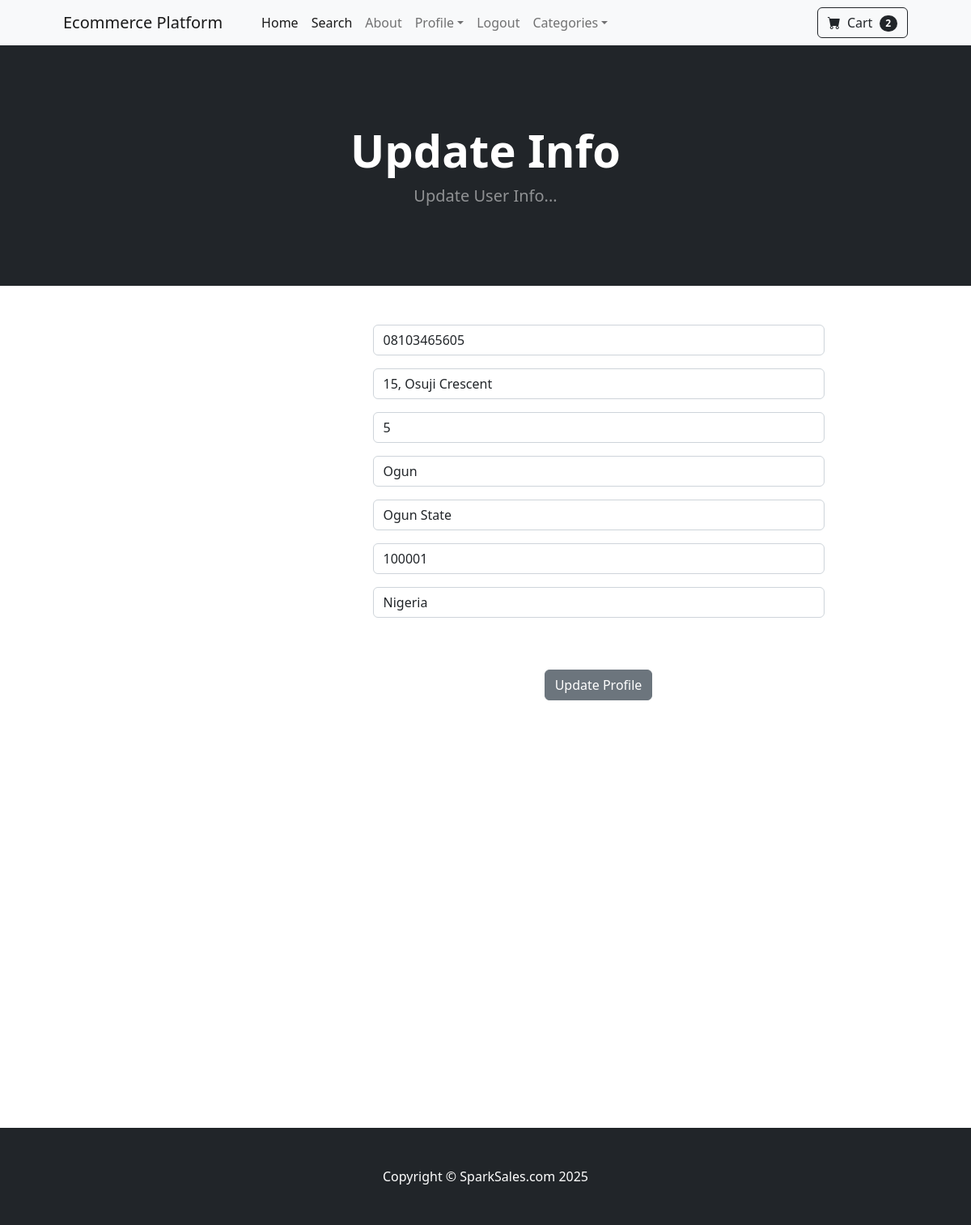
/update_info (signed in), run on the app's committed database.
### store/models.py (models this page shows, shortened)
class Profile(models.Model):
    user = models.OneToOneField(User, on_delete=models.CASCADE)
    phone = models.CharField(max_length=20, blank=True)
    address1 = models.CharField(max_length=200, blank=True)
    address2 = models.CharField(max_length=200, blank=True)
    date_modified = models.DateTimeField(auto_now=True)
    city = models.CharField(max_length=100, blank=True)
    state = models.CharField(max_length=100, blank=True)
    zipcode = models.CharField(max_length=15, blank=True)
    country = models.CharField(max_length=100, blank=True)
    old_cart = models.TextField(blank=True, null=True)

### store/views.py (the view)
# urls.py: path('update_info', views.update_info, name='update_info'),
def update_info(request):
    if request.user.is_authenticated:
        current_user = Profile.objects.get(user__id=request.user.id)
        form = UserInfoForm(request.POST or None, instance=current_user)
        if form.is_valid():
            form.save()
            messages.success(request, ("Your info was updated successfully"))
            return redirect('home')
        return render(request, 'update_info.html', {'form': form})
    else:
        messages.success(request, ("You must be logged in to view this page"))
        return redirect('home')

### store/forms.py
class UserInfoForm(forms.ModelForm):
    phone = forms.CharField(label="", widget=forms.TextInput(attrs={'class': 'form-control', 'placeholder': 'Phone'}), required=False)
    address1 = forms.CharField(label="", widget=forms.TextInput(attrs={'class': 'form-control', 'placeholder': 'Address 1'}), required=False)
    address2 = forms.CharField(label="", widget=forms.TextInput(attrs={'class': 'form-control', 'placeholder': 'Address 2'}), required=False)
    city = forms.CharField(label="", widget=forms.TextInput(attrs={'class': 'form-control', 'placeholder': 'City'}), required=False)
    state = forms.CharField(label="", widget=forms.TextInput(attrs={'class': 'form-control', 'placeholder': 'State'}), required=False)
    zipcode = forms.CharField(label="", widget=forms.TextInput(attrs={'class': 'form-control', 'placeholder': 'Zipcode'}), required=False)
    country = forms.CharField(label="", widget=forms.TextInput(attrs={'class': 'form-control', 'placeholder': 'Country'}), required=False)
    class Meta:
        model = Profile
        fields = ('phone', 'address1', 'address2', 'city', 'state', 'zipcode', 'country')

### cart/cart.py (called while the page is built)
    def __len__(self):
        return len(self.cart)

### cart/context_processors.py (called while the page is built)
def cart(request):
    return {'cart': Cart(request)}

### store/templates/update_info.html (shortened to what this page needs)
{% extends 'base.html' %}
{% block content %}
<header class="bg-dark py-5">
    <div class="container px-4 px-lg-5 my-5">
        <div class="text-center text-white">
            <h1 class="display-4 fw-bolder">Update Info</h1>
            <p class="lead fw-normal text-white-50 mb-0">Update User Info...</p>
        </div>
    </div>
</header>
<div class="container">
    <div class="row">
        <center>
            <div class="col-md-6 offset-md-3">
<br/><br/>
<form method="POST" action="{% url 'update_info' %}">
    {{ form.as_p }}
    <br/><br/>
    <button type="submit" class="btn btn-secondary">Update Profile</button>
</form>
                <br/><br/>
                <br/><br/>
                <br/><br/>
                <br/><br/>
                <br/><br/>
                <br/><br/>
                <br/><br/>
                <br/><br/>
                <br/><br/>
                <br/><br/>
                <br/><br/>
            </div>
        </center>
    </div>
</div>
{% endblock %}

### data on the page
Profile: phone "08103465605", address1 "15, Osuji Crescent", address2 "5", city "Ogun", state "Ogun State", zipcode "100001", country "Nigeria"

### other printed values
{{ cart|length }} "2"
